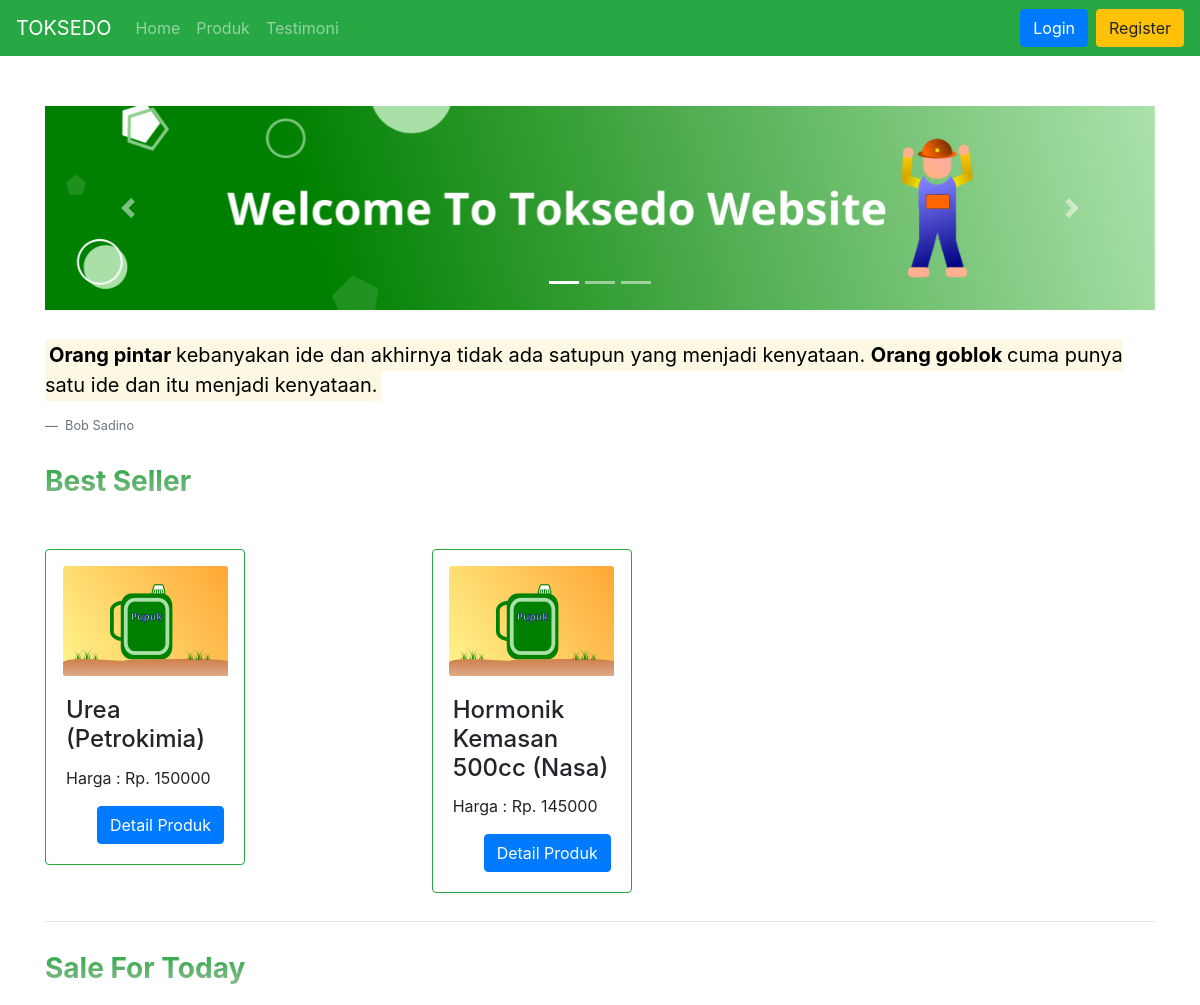
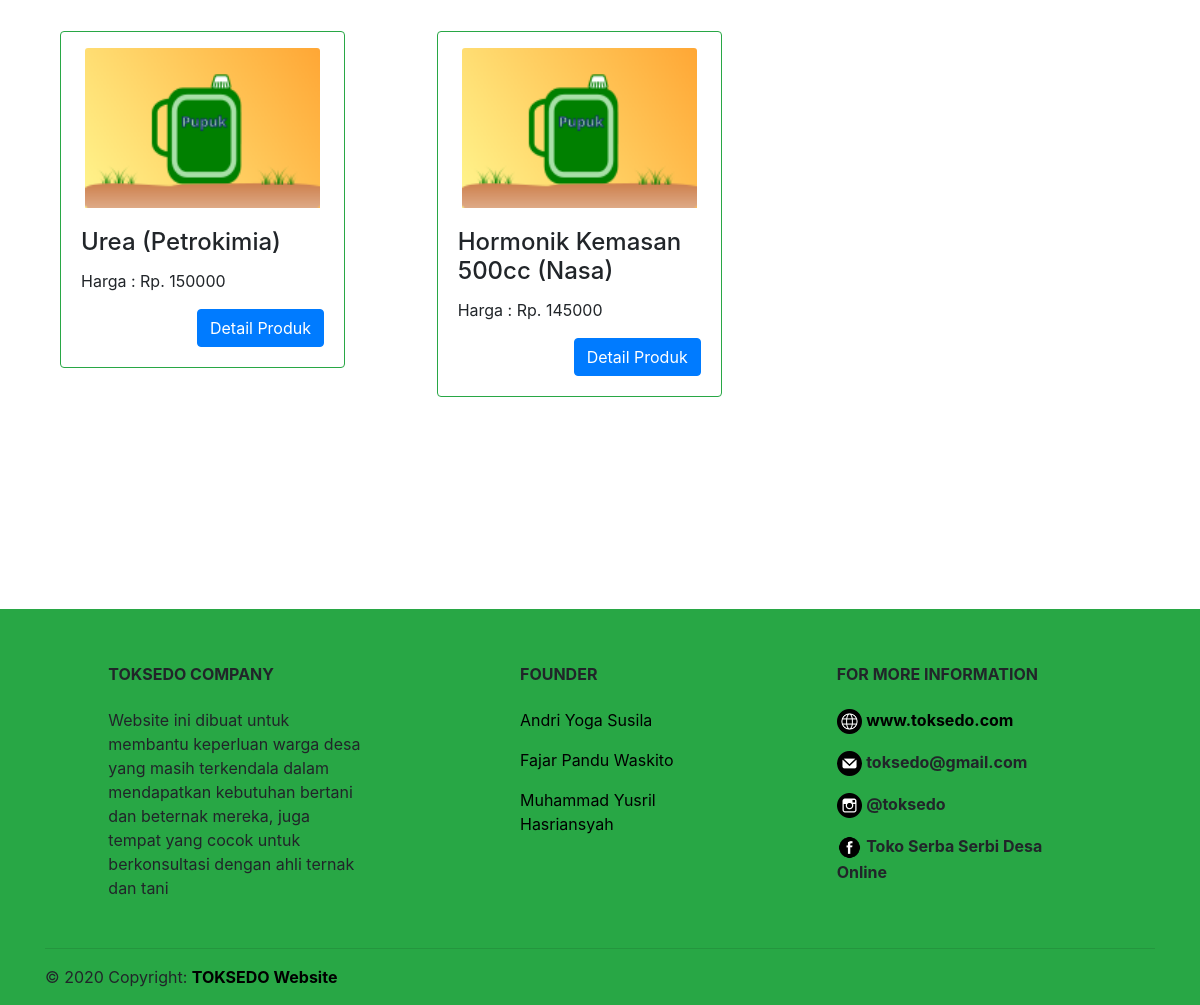
Before: / with the older database file (2 pictures, top to bottom).
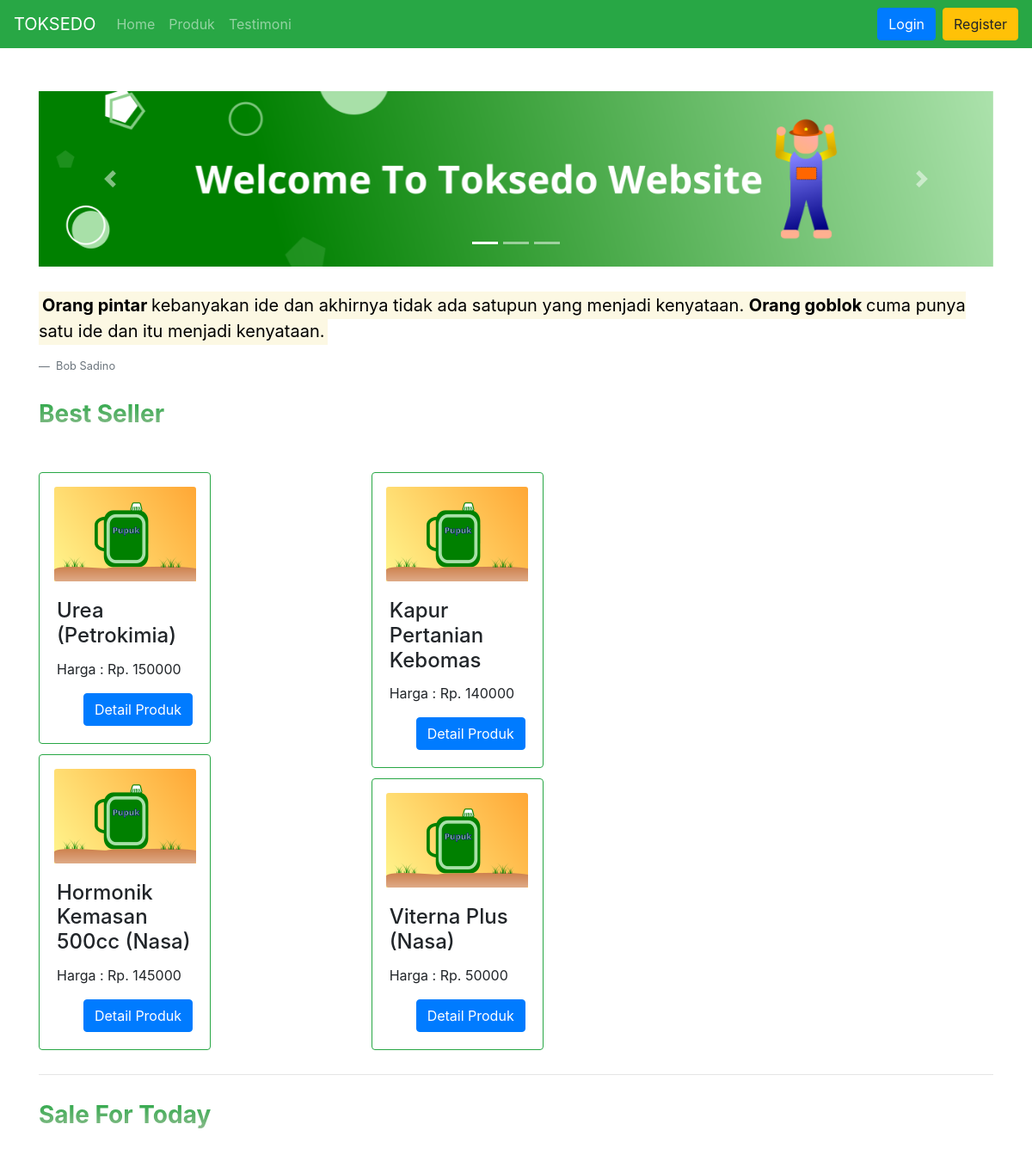
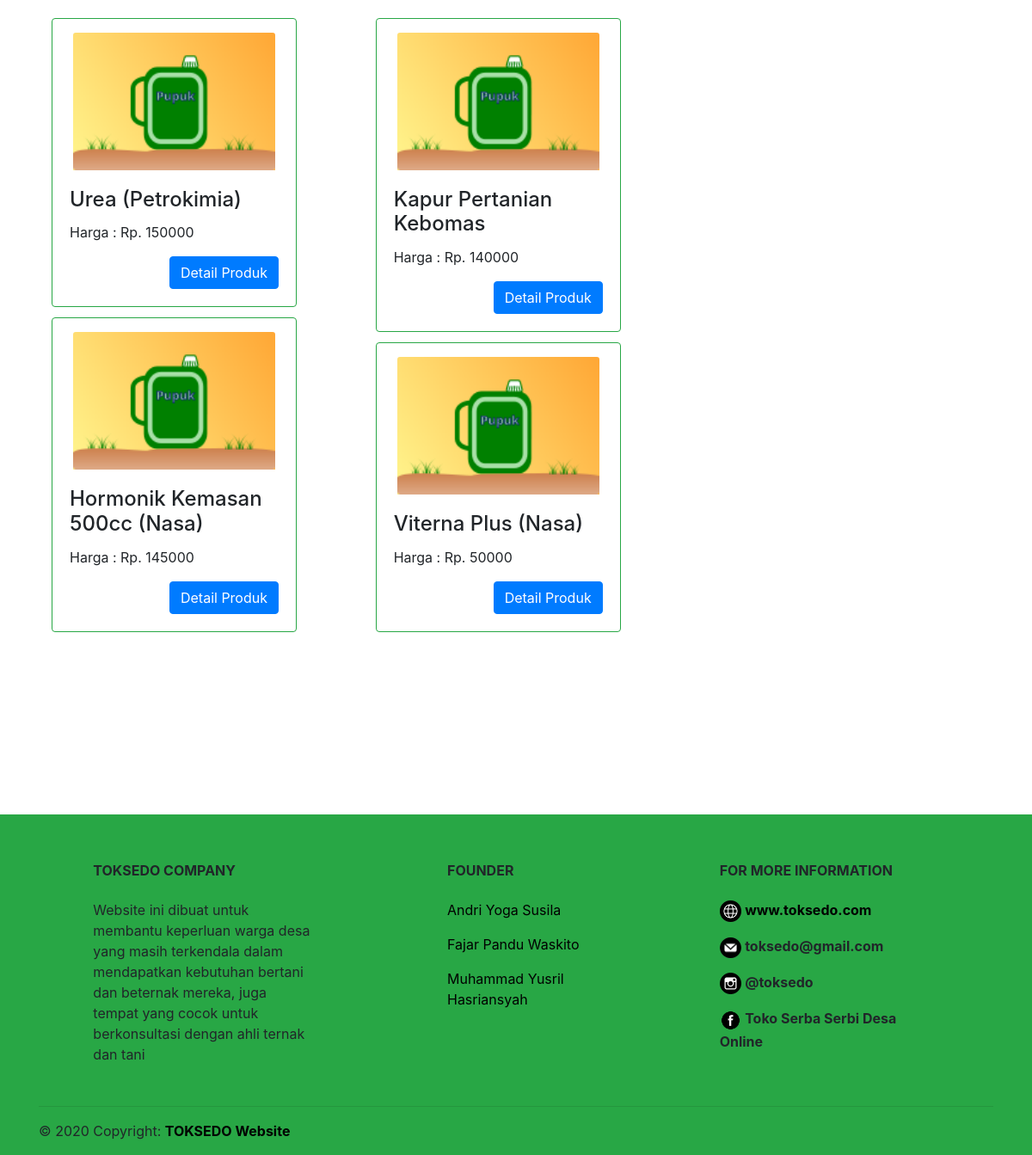
After: the same page with the newer database file (2 pictures, top to bottom).
### tables this page shows
CREATE TABLE `produk` (
  `idProduk` int(11) NOT NULL,
  `idKategori` int(11) DEFAULT NULL,
  `nama` varchar(50) DEFAULT NULL,
  `harga` int(11) DEFAULT NULL,
  `detail` varchar(1000) DEFAULT NULL
);

### application/controllers/Home.php (called while the page is built, shortened)
<?php
class home extends CI_Controller {
    public function __construct(){
        $this->load->model('produk_model');
    }
    public function index()
    {
        $data['title']="Home Toksedo";
        $data['produk'] = $this->produk_model->getAllProduk();
        $this->load->view('template/header',$data);
        $this->load->view('home/index',$data);
        $this->load->view('template/footer');
    }
}
?>

### index.php (called while the page is built, shortened)
<?php
require_once BASEPATH.'core/CodeIgniter.php';

### application/models/produk_model.php (called while the page is built, shortened)
<?php
class produk_model extends CI_Model {
    public function getAllProduk(){
        $query = $this->db->get('produk');
        return $query->result_array();
    }
}
?>

### application/views/home/index.php (the view, shortened to what this page needs)
<div class="container" style="min-height:768 px">
    <div id="carouselExampleIndicators" class="carousel slide" data-interval="3000" data-ride="carousel" style="margin:50px auto 30px">
        <ol class="carousel-indicators">
            <li data-target="#carouselExampleIndicators" data-slide-to="0" class="active"></li>
            <li data-target="#carouselExampleIndicators" data-slide-to="1"></li>
            <li data-target="#carouselExampleIndicators" data-slide-to="2"></li>
        </ol>
        <div class="carousel-inner">
            <div class="carousel-item active">
                <img class="d-block w-100" src="<?php echo base_url();?>images/banner-1.png" alt="First slide">
            </div>
            </div>
            <a class="carousel-control-prev" href="#carouselExampleIndicators" role="button" data-slide="prev">
                <span class="carousel-control-prev-icon" aria-hidden="true"></span>
            </a>
            <a class="carousel-control-next" href="#carouselExampleIndicators" role="button" data-slide="next">
                <span class="carousel-control-next-icon" aria-hidden="true"></span>
            </a>
        </div>
    </div>
    <div class="container">
        <blockquote class="blockquote">
            <mark>
                <b>Orang pintar </b> kebanyakan ide dan akhirnya
                tidak ada satupun yang menjadi kenyataan.
                <b>Orang goblok </b> cuma punya satu ide dan itu menjadi kenyataan.
            </mark>
        </blockquote>
        <footer class="blockquote-footer">
            Bob Sadino
        </footer>
            <h3 href="#" class="font-weight-bold" style="margin:30px auto 50px;background: -webkit-linear-gradient(#28a745,#8FBC8F);-webkit-background-clip: text;-webkit-text-fill-color: transparent;">Best Seller</h3>
        <div class="card-deck" style="30px auto">
            <div class="card-columns">
                <?php foreach($produk as $prd):?>
                <div class="card border-success" style="width:200px;">
                    <div class="text-center">
                        <img class="card-img-top mt-3" style="width:165px;height:110px;" src="<?php echo base_url();?>images/foto-produk.png" alt="Card image">
                    </div>
                    <div class="card-body">
                        <h4 class="card-title"><?= $prd['nama'];?></h4>
                        <p class="card-text">Harga : Rp. <?= $prd['harga'];?></p>
                        <div class="text-right">
                            <a href="<?php echo base_url();?>produk/detail/<?= $prd['idProduk'];?>" class="btn btn-primary">Detail Produk</a>
                        </div>
                    </div>
                </div>
                <?php endforeach;?>
            </div>
        </div>
        <hr>
            <h3 class="font-weight-bold" style="margin:30px auto 50px;background: -webkit-linear-gradient(#28a745,#8FBC8F);-webkit-background-clip: text;-webkit-text-fill-color: transparent;">Sale For Today</h3>
        <div class="card-deck" style="margin:20px auto 200px">
            <div class="card-columns">
                <?php foreach($produk as $prd):?>
                <div class="card border-success" style="width:285px;">
                    <div class="text-center">
                        <img class="card-img-top mt-3" style="width:235px;height:160px;" src="<?php echo base_url();?>images/foto-produk.png" alt="Card image">
                    </div>
                    <div class="card-body">
                        <h4 class="card-title"><?= $prd['nama'];?></h4>
                        <p class="card-text">Harga : Rp. <?= $prd['harga'];?></p>
                        <div class="text-right">
                            <a href="<?php echo base_url();?>produk/detail/<?= $prd['idProduk'];?>" class="btn btn-primary">Detail Produk</a>
                        </div>
                    </div>
                </div>
                <?php endforeach;?>
            </div>
        </div>
    </div>

### application/views/template/header.php (shortened to what this page needs)
<!DOCTYPE HTML>
<html lang="en">
    <head>
    <link rel="stylesheet" href="https://stackpath.bootstrapcdn.com/bootstrap/4.1.3/css/bootstrap.min.css">
    <link rel="stylesheet" href="https://cdnjs.cloudflare.com/ajax/libs/font-awesome/4.7.0/css/font-awesome.min.css">
  </head>
  <body>
        <nav id="navbar" class="navbar navbar-expand-lg navbar-dark bg-success">
            <a class="navbar-brand" href="#">TOKSEDO</a>
            <div class="collapse navbar-collapse" id="navbarSupportedContent">
              <ul class="navbar-nav mr-auto">
                <li class="nav-item">
                  <a id="home" class="nav-link" href="<?php echo base_url();?>">Home<span class="sr-only">(current)</span></a>
                </li>
                <li id="produk" class="nav-item">
                  <a class="nav-link" href="<?php echo base_url();?>produk">Produk</a>
                </li>
                <li id="testimoni" class="nav-item">
                  <a class="nav-link" href="<?php echo base_url();?>testimoni">Testimoni</a>
                </li>
              </ul>
              <ul class="navbar-nav">
              <?php if($this->session->userdata('level')=="customer" || $this->session->userdata('level')=="konsultan" ):?>
                <li class="nav-item">
                  <a class="nav-link mr-2" style = "font-size:25px; line-height: 50%;" href="#menu-toggle" id="menu-toggle"><span title="<?= $this->session->userdata('username'); ?>" id="user-logo" class="fa fa-user-circle-o" style="color:black;"></span></a>
                </li>
                <li class="nav-item">
                  <a class=" btn btn-outline-danger" href="<?php echo base_url();?>login/logout">Logout</a>
                </li>
              <?php else:?>
                <li class="nav-item">
                  <a class=" btn btn-primary mr-2" href="<?php echo base_url();?>login">Login</a>
                </li>
                <li class="nav-item">
                  <a class=" btn btn-warning" href="<?php echo base_url();?>register">Register</a>
                </li>
              <?php endif;?>
              </ul>
            </div>
          </nav>

### application/views/template/footer.php (shortened to what this page needs)
<footer class="page-footer font-small mdb-color pt-4 bg-success">
  <div class="container text-center text-md-left">
    <div class="row text-center text-md-left mt-3 pb-3">
      <div class="col-md-3 col-lg-3 col-xl-3 mx-auto mt-3">
        <h6 class="text-uppercase mb-4 font-weight-bold">TOKSEDO Company</h6>
        <p>Website ini dibuat untuk membantu keperluan warga desa yang masih
        terkendala dalam mendapatkan kebutuhan bertani dan beternak mereka, juga
        tempat yang cocok untuk berkonsultasi dengan ahli ternak dan tani</p>
      </div>
      <div class="col-md-2 col-lg-2 col-xl-2 mx-auto mt-3">
        <h6 class="text-uppercase mb-4 font-weight-bold">Founder</h6>
        <p>
          <a title="Asal Kota: Blitar (UI/UX Designer)" href="#!">
          Andri Yoga Susila
          </a>
        </p>
        <p>
          <a title="Asal Kota: Malang (Front-end Developer)" href="#!">
            Fajar Pandu Waskito
          </a>
        </p>
        <p>
          <a title="Asal Kota: Gresik (Back-end Developer)" href="#!">
            Muhammad Yusril Hasriansyah
          </a>
        </p>
      </div>
      <div class="col-md-4 col-lg-3 col-xl-3 mx-auto mt-3">
        <h6 class="text-uppercase mb-4 font-weight-bold">For More Information</h6>
        <p>
          <img id="logoweb" src="<?php echo base_url();?>images/logo-web.png" alt="logo website"> <a id="web" href="<?php echo base_url();?>"><b>www.toksedo.com</b></a></p>
        <p>
          <img id="logoemail" src="<?php echo base_url();?>images/logo-email.png" alt="logo email"> <b>toksedo@gmail.com</b></p>
        <p>
          <img id="logoinsta" src="<?php echo base_url();?>images/logo-insta.png" alt="logo instagram"> <b>@toksedo</b></p>
        <p>
          <img id="logoinsta" src="<?php echo base_url();?>images/logo-fb.png" alt="logo facebook"> <b>Toko Serba Serbi Desa Online</b></p>
      </div>
    </div>
    <hr>
    <div class="row d-flex align-items-center">
      <div class="col-md-7 col-lg-8">
        <p class="text-center text-md-left">&copy; 2020 Copyright:
          <a href="<?php echo base_url();?>">
            <strong> TOKSEDO Website</strong>
          </a>
        </p>
      </div>
    </div>
  </div>
</footer>
  </body>
</html>

### application/views/template/header.php (style rules this page uses)
body { overflow-x: hidden; }
#logoweb, #logoemail, #logoinsta, #logofb { width: 25px; }
a { color: black; }

Changed rows visible on the page:
added produk: nama "Kapur Pertanian Kebomas", harga "140000"
added produk: nama "Viterna Plus (Nasa)", harga "50000"
